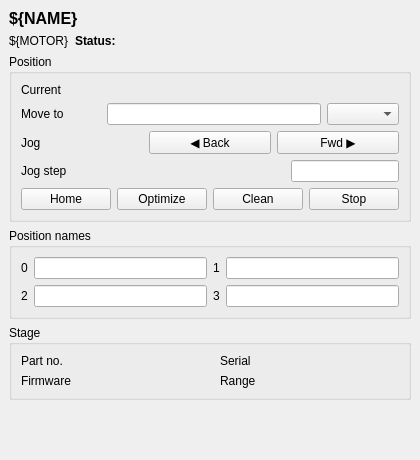
<?xml version="1.0" encoding="UTF-8"?>
<ui version="4.0">
 <class>Elliptec</class>
 <widget class="QWidget" name="Elliptec">
  <property name="geometry">
   <rect>
    <x>0</x>
    <y>0</y>
    <width>420</width>
    <height>460</height>
   </rect>
  </property>
  <property name="minimumSize">
   <size>
    <width>420</width>
    <height>460</height>
   </size>
  </property>
  <property name="windowTitle">
   <string>${NAME}</string>
  </property>
  <layout class="QVBoxLayout" name="outer_layout">
   <property name="leftMargin">
    <number>0</number>
   </property>
   <property name="topMargin">
    <number>0</number>
   </property>
   <property name="rightMargin">
    <number>0</number>
   </property>
   <property name="bottomMargin">
    <number>0</number>
   </property>
   <item>
    <widget class="QScrollArea" name="scroll">
     <property name="frameShape">
      <enum>QFrame::NoFrame</enum>
     </property>
     <property name="widgetResizable">
      <bool>true</bool>
     </property>
     <widget class="QWidget" name="content">
      <property name="geometry">
       <rect>
        <x>0</x>
        <y>0</y>
        <width>420</width>
        <height>460</height>
       </rect>
      </property>
      <layout class="QVBoxLayout" name="main_layout">
       <item>
        <widget class="QLabel" name="title">
         <property name="font">
          <font>
           <pointsize>12</pointsize>
           <weight>75</weight>
           <bold>true</bold>
          </font>
         </property>
         <property name="text">
          <string>${NAME}</string>
         </property>
        </widget>
       </item>
       <item>
        <layout class="QHBoxLayout" name="header_row_layout">
         <property name="leftMargin">
          <number>0</number>
         </property>
         <property name="topMargin">
          <number>0</number>
         </property>
         <property name="rightMargin">
          <number>0</number>
         </property>
         <property name="bottomMargin">
          <number>0</number>
         </property>
         <item>
          <widget class="QLabel" name="prefix_label">
           <property name="text">
            <string>${MOTOR}</string>
           </property>
           <property name="textInteractionFlags">
            <set>Qt::TextSelectableByMouse</set>
           </property>
          </widget>
         </item>
         <item>
          <widget class="QLabel" name="status_label">
           <property name="font">
            <font>
             <weight>75</weight>
             <bold>true</bold>
            </font>
           </property>
           <property name="text">
            <string>Status:</string>
           </property>
          </widget>
         </item>
         <item>
          <widget class="PyDMLabel" name="status">
           <property name="sizePolicy">
            <sizepolicy hsizetype="Ignored" vsizetype="Preferred">
             <horstretch>1</horstretch>
             <verstretch>0</verstretch>
            </sizepolicy>
           </property>
           <property name="minimumSize">
            <size>
             <width>60</width>
             <height>0</height>
            </size>
           </property>
           <property name="toolTip">
            <string>Controller status (STATUS)</string>
           </property>
           <property name="alarmSensitiveBorder">
            <bool>true</bool>
           </property>
           <property name="channel">
            <string>ca://${MOTOR}:STATUS</string>
           </property>
          </widget>
         </item>
        </layout>
       </item>
       <item>
        <widget class="QGroupBox" name="position_box">
         <property name="title">
          <string>Position</string>
         </property>
         <layout class="QVBoxLayout" name="position_box_layout">
          <item>
           <layout class="QHBoxLayout" name="current_row_layout">
            <property name="leftMargin">
             <number>0</number>
            </property>
            <property name="topMargin">
             <number>0</number>
            </property>
            <property name="rightMargin">
             <number>0</number>
            </property>
            <property name="bottomMargin">
             <number>0</number>
            </property>
            <item>
             <widget class="QLabel" name="current_label">
              <property name="minimumSize">
               <size>
                <width>80</width>
                <height>0</height>
               </size>
              </property>
              <property name="text">
               <string>Current</string>
              </property>
             </widget>
            </item>
            <item>
             <widget class="PyDMLabel" name="current">
              <property name="sizePolicy">
               <sizepolicy hsizetype="Ignored" vsizetype="Preferred">
                <horstretch>1</horstretch>
                <verstretch>0</verstretch>
               </sizepolicy>
              </property>
              <property name="minimumSize">
               <size>
                <width>60</width>
                <height>0</height>
               </size>
              </property>
              <property name="toolTip">
               <string>Current position (CURPOS)</string>
              </property>
              <property name="showUnits">
               <bool>true</bool>
              </property>
              <property name="channel">
               <string>ca://${MOTOR}:CURPOS</string>
              </property>
             </widget>
            </item>
           </layout>
          </item>
          <item>
           <layout class="QHBoxLayout" name="move_row_layout">
            <property name="leftMargin">
             <number>0</number>
            </property>
            <property name="topMargin">
             <number>0</number>
            </property>
            <property name="rightMargin">
             <number>0</number>
            </property>
            <property name="bottomMargin">
             <number>0</number>
            </property>
            <item>
             <widget class="QLabel" name="move_label">
              <property name="minimumSize">
               <size>
                <width>80</width>
                <height>0</height>
               </size>
              </property>
              <property name="text">
               <string>Move to</string>
              </property>
             </widget>
            </item>
            <item>
             <widget class="PyDMLineEdit" name="move_value">
              <property name="toolTip">
               <string>Target position (MOVE)</string>
              </property>
              <property name="showUnits">
               <bool>true</bool>
              </property>
              <property name="channel">
               <string>ca://${MOTOR}:MOVE</string>
              </property>
             </widget>
            </item>
            <item>
             <widget class="PyDMEnumComboBox" name="move_choice">
              <property name="toolTip">
               <string>Target position (MOVE)</string>
              </property>
              <property name="channel">
               <string>ca://${MOTOR}:MOVE</string>
              </property>
             </widget>
            </item>
           </layout>
          </item>
          <item>
           <layout class="QHBoxLayout" name="jog_row_layout">
            <property name="leftMargin">
             <number>0</number>
            </property>
            <property name="topMargin">
             <number>0</number>
            </property>
            <property name="rightMargin">
             <number>0</number>
            </property>
            <property name="bottomMargin">
             <number>0</number>
            </property>
            <item>
             <widget class="QLabel" name="jog_label">
              <property name="minimumSize">
               <size>
                <width>80</width>
                <height>0</height>
               </size>
              </property>
              <property name="text">
               <string>Jog</string>
              </property>
             </widget>
            </item>
            <item>
             <widget class="PyDMPushButton" name="jog_bwd">
              <property name="toolTip">
               <string>Jog backward by the jog step (MOVE_BWD)</string>
              </property>
              <property name="text">
               <string>◀ Back</string>
              </property>
              <property name="channel">
               <string>ca://${MOTOR}:MOVE_BWD</string>
              </property>
              <property name="pressValue">
               <string>1</string>
              </property>
             </widget>
            </item>
            <item>
             <widget class="PyDMPushButton" name="jog_fwd">
              <property name="toolTip">
               <string>Jog forward by the jog step (MOVE_FWD)</string>
              </property>
              <property name="text">
               <string>Fwd ▶</string>
              </property>
              <property name="channel">
               <string>ca://${MOTOR}:MOVE_FWD</string>
              </property>
              <property name="pressValue">
               <string>1</string>
              </property>
             </widget>
            </item>
           </layout>
          </item>
          <item>
           <layout class="QHBoxLayout" name="jog_step_row_layout">
            <property name="leftMargin">
             <number>0</number>
            </property>
            <property name="topMargin">
             <number>0</number>
            </property>
            <property name="rightMargin">
             <number>0</number>
            </property>
            <property name="bottomMargin">
             <number>0</number>
            </property>
            <item>
             <widget class="QLabel" name="jog_step_label">
              <property name="minimumSize">
               <size>
                <width>80</width>
                <height>0</height>
               </size>
              </property>
              <property name="text">
               <string>Jog step</string>
              </property>
             </widget>
            </item>
            <item>
             <widget class="PyDMLabel" name="jog_step">
              <property name="sizePolicy">
               <sizepolicy hsizetype="Ignored" vsizetype="Preferred">
                <horstretch>1</horstretch>
                <verstretch>0</verstretch>
               </sizepolicy>
              </property>
              <property name="minimumSize">
               <size>
                <width>60</width>
                <height>0</height>
               </size>
              </property>
              <property name="toolTip">
               <string>Jog step size (GET_JOG)</string>
              </property>
              <property name="showUnits">
               <bool>true</bool>
              </property>
              <property name="channel">
               <string>ca://${MOTOR}:GET_JOG</string>
              </property>
             </widget>
            </item>
            <item>
             <widget class="PyDMLineEdit" name="jog_step_set">
              <property name="toolTip">
               <string>Set the jog step size (SET_JOG)</string>
              </property>
              <property name="channel">
               <string>ca://${MOTOR}:SET_JOG</string>
              </property>
             </widget>
            </item>
           </layout>
          </item>
          <item>
           <layout class="QHBoxLayout" name="actions_row_layout">
            <property name="leftMargin">
             <number>0</number>
            </property>
            <property name="topMargin">
             <number>0</number>
            </property>
            <property name="rightMargin">
             <number>0</number>
            </property>
            <property name="bottomMargin">
             <number>0</number>
            </property>
            <item>
             <widget class="PyDMPushButton" name="home">
              <property name="toolTip">
               <string>Home the stage (HOME)</string>
              </property>
              <property name="text">
               <string>Home</string>
              </property>
              <property name="channel">
               <string>ca://${MOTOR}:HOME</string>
              </property>
              <property name="pressValue">
               <string>1</string>
              </property>
             </widget>
            </item>
            <item>
             <widget class="PyDMPushButton" name="optimize">
              <property name="toolTip">
               <string>Optimize the motor frequencies (OPTIMIZE)</string>
              </property>
              <property name="text">
               <string>Optimize</string>
              </property>
              <property name="channel">
               <string>ca://${MOTOR}:OPTIMIZE</string>
              </property>
              <property name="pressValue">
               <string>1</string>
              </property>
             </widget>
            </item>
            <item>
             <widget class="PyDMPushButton" name="clean">
              <property name="toolTip">
               <string>Clean the mechanics: runs the stage over its range (CLEAN_MECH)</string>
              </property>
              <property name="text">
               <string>Clean</string>
              </property>
              <property name="channel">
               <string>ca://${MOTOR}:CLEAN_MECH</string>
              </property>
              <property name="pressValue">
               <string>1</string>
              </property>
             </widget>
            </item>
            <item>
             <widget class="PyDMPushButton" name="stop">
              <property name="toolTip">
               <string>Stop cleaning / optimizing (STOP)</string>
              </property>
              <property name="text">
               <string>Stop</string>
              </property>
              <property name="channel">
               <string>ca://${MOTOR}:STOP</string>
              </property>
              <property name="pressValue">
               <string>1</string>
              </property>
             </widget>
            </item>
           </layout>
          </item>
         </layout>
        </widget>
       </item>
       <item>
        <widget class="QGroupBox" name="names_box">
         <property name="title">
          <string>Position names</string>
         </property>
         <layout class="QGridLayout" name="names_box_layout">
          <item row="0" column="0">
           <widget class="QLabel" name="name0_label">
            <property name="text">
             <string>0</string>
            </property>
           </widget>
          </item>
          <item row="0" column="1">
           <widget class="PyDMLineEdit" name="name0">
            <property name="toolTip">
             <string>Name of position 0 (NAME0)</string>
            </property>
            <property name="channel">
             <string>ca://${MOTOR}:NAME0</string>
            </property>
           </widget>
          </item>
          <item row="0" column="2">
           <widget class="QLabel" name="name1_label">
            <property name="text">
             <string>1</string>
            </property>
           </widget>
          </item>
          <item row="0" column="3">
           <widget class="PyDMLineEdit" name="name1">
            <property name="toolTip">
             <string>Name of position 1 (NAME1)</string>
            </property>
            <property name="channel">
             <string>ca://${MOTOR}:NAME1</string>
            </property>
           </widget>
          </item>
          <item row="1" column="0">
           <widget class="QLabel" name="name2_label">
            <property name="text">
             <string>2</string>
            </property>
           </widget>
          </item>
          <item row="1" column="1">
           <widget class="PyDMLineEdit" name="name2">
            <property name="toolTip">
             <string>Name of position 2 (NAME2)</string>
            </property>
            <property name="channel">
             <string>ca://${MOTOR}:NAME2</string>
            </property>
           </widget>
          </item>
          <item row="1" column="2">
           <widget class="QLabel" name="name3_label">
            <property name="text">
             <string>3</string>
            </property>
           </widget>
          </item>
          <item row="1" column="3">
           <widget class="PyDMLineEdit" name="name3">
            <property name="toolTip">
             <string>Name of position 3 (NAME3)</string>
            </property>
            <property name="channel">
             <string>ca://${MOTOR}:NAME3</string>
            </property>
           </widget>
          </item>
         </layout>
        </widget>
       </item>
       <item>
        <widget class="QGroupBox" name="info_box">
         <property name="title">
          <string>Stage</string>
         </property>
         <layout class="QGridLayout" name="info_box_layout">
          <item row="0" column="0">
           <widget class="QLabel" name="stage_type_label">
            <property name="text">
             <string>Part no.</string>
            </property>
           </widget>
          </item>
          <item row="0" column="1">
           <widget class="PyDMLabel" name="stage_type">
            <property name="sizePolicy">
             <sizepolicy hsizetype="Ignored" vsizetype="Preferred">
              <horstretch>1</horstretch>
              <verstretch>0</verstretch>
             </sizepolicy>
            </property>
            <property name="minimumSize">
             <size>
              <width>60</width>
              <height>0</height>
             </size>
            </property>
            <property name="toolTip">
             <string>${MOTOR}:STAGE_TYPE</string>
            </property>
            <property name="channel">
             <string>ca://${MOTOR}:STAGE_TYPE</string>
            </property>
           </widget>
          </item>
          <item row="0" column="2">
           <widget class="QLabel" name="serial_no_label">
            <property name="text">
             <string>Serial</string>
            </property>
           </widget>
          </item>
          <item row="0" column="3">
           <widget class="PyDMLabel" name="serial_no">
            <property name="sizePolicy">
             <sizepolicy hsizetype="Ignored" vsizetype="Preferred">
              <horstretch>1</horstretch>
              <verstretch>0</verstretch>
             </sizepolicy>
            </property>
            <property name="minimumSize">
             <size>
              <width>60</width>
              <height>0</height>
             </size>
            </property>
            <property name="toolTip">
             <string>${MOTOR}:SERIAL_NO</string>
            </property>
            <property name="channel">
             <string>ca://${MOTOR}:SERIAL_NO</string>
            </property>
           </widget>
          </item>
          <item row="1" column="0">
           <widget class="QLabel" name="firmware_ver_label">
            <property name="text">
             <string>Firmware</string>
            </property>
           </widget>
          </item>
          <item row="1" column="1">
           <widget class="PyDMLabel" name="firmware_ver">
            <property name="sizePolicy">
             <sizepolicy hsizetype="Ignored" vsizetype="Preferred">
              <horstretch>1</horstretch>
              <verstretch>0</verstretch>
             </sizepolicy>
            </property>
            <property name="minimumSize">
             <size>
              <width>60</width>
              <height>0</height>
             </size>
            </property>
            <property name="toolTip">
             <string>${MOTOR}:FIRMWARE_VER</string>
            </property>
            <property name="channel">
             <string>ca://${MOTOR}:FIRMWARE_VER</string>
            </property>
           </widget>
          </item>
          <item row="1" column="2">
           <widget class="QLabel" name="travel_range_label">
            <property name="text">
             <string>Range</string>
            </property>
           </widget>
          </item>
          <item row="1" column="3">
           <widget class="PyDMLabel" name="travel_range">
            <property name="sizePolicy">
             <sizepolicy hsizetype="Ignored" vsizetype="Preferred">
              <horstretch>1</horstretch>
              <verstretch>0</verstretch>
             </sizepolicy>
            </property>
            <property name="minimumSize">
             <size>
              <width>60</width>
              <height>0</height>
             </size>
            </property>
            <property name="toolTip">
             <string>${MOTOR}:TRAVEL_RANGE</string>
            </property>
            <property name="channel">
             <string>ca://${MOTOR}:TRAVEL_RANGE</string>
            </property>
           </widget>
          </item>
         </layout>
        </widget>
       </item>
       <item>
        <spacer name="bottom_spacer">
         <property name="orientation">
          <enum>Qt::Vertical</enum>
         </property>
         <property name="sizeHint" stdset="0">
          <size>
           <width>20</width>
           <height>0</height>
          </size>
         </property>
        </spacer>
       </item>
      </layout>
     </widget>
    </widget>
   </item>
  </layout>
 </widget>
 <customwidgets>
  <customwidget>
   <class>PyDMEnumComboBox</class>
   <extends>QComboBox</extends>
   <header>pydm.widgets.enum_combo_box</header>
  </customwidget>
  <customwidget>
   <class>PyDMLineEdit</class>
   <extends>QLineEdit</extends>
   <header>pydm.widgets.line_edit</header>
  </customwidget>
  <customwidget>
   <class>PyDMPushButton</class>
   <extends>QPushButton</extends>
   <header>pydm.widgets.pushbutton</header>
  </customwidget>
  <customwidget>
   <class>PyDMLabel</class>
   <extends>QLabel</extends>
   <header>pydm.widgets.label</header>
  </customwidget>
 </customwidgets>
 <resources/>
 <connections/>
</ui>
